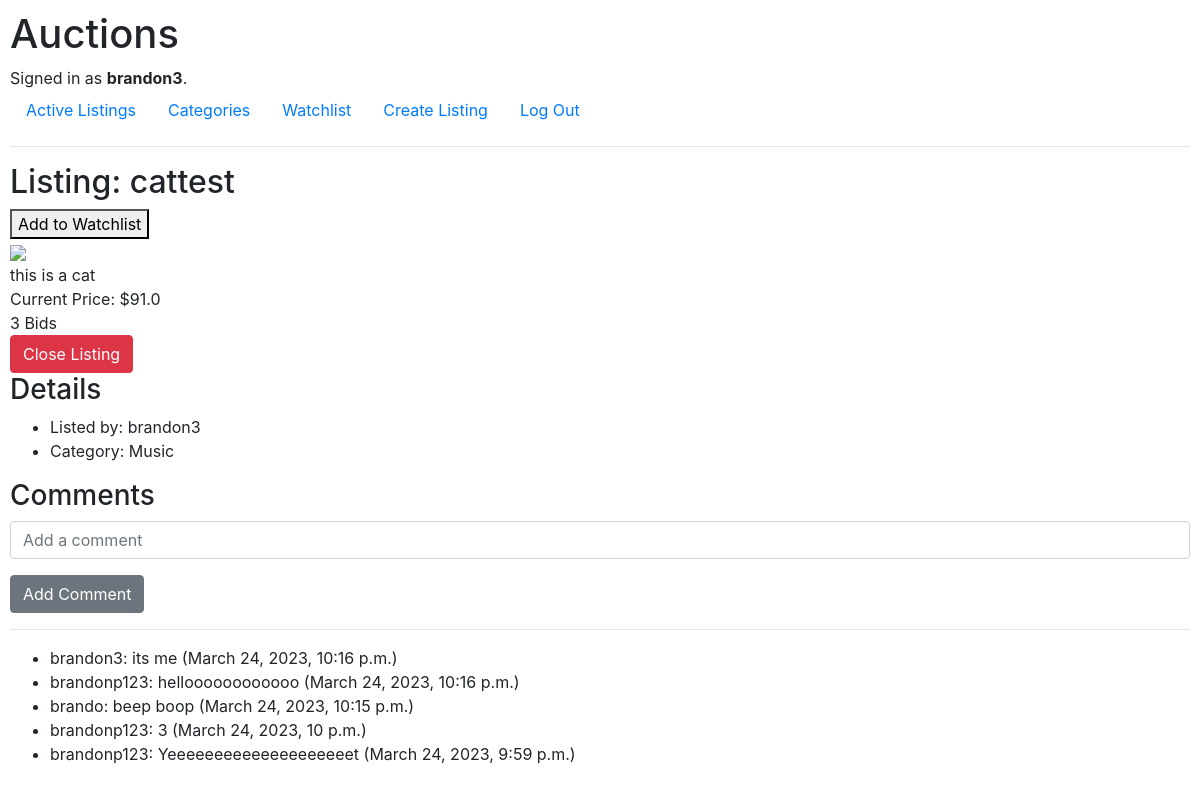
Page /listing/16 (signed in) on the committed database.
### auctions/models.py (models this page shows, shortened)
class User(AbstractUser):
    pass

class Listing(models.Model):
    title = models.CharField(max_length=50)
    description = models.CharField(max_length=1000)
    price = models.FloatField()
    image_url = models.CharField(max_length=1500, blank=True)
    is_active = models.BooleanField(default=True)
    user = models.ForeignKey(User, on_delete=models.CASCADE, blank=True, null=True, related_name="listing_user") # One user can be associated with many listings
    category = models.ForeignKey(Category, on_delete=models.CASCADE, blank=True, null=True, related_name="listing_category") # One category can be associated with many listings
    time = models.DateTimeField(auto_now_add=True) # Auto timestamp

class Category(models.Model):
    category_name = models.CharField(max_length=50)
    def __str__(self):
        return self.category_name

class Comment(models.Model):
    user = models.ForeignKey(User, on_delete=models.CASCADE, blank=True, null=True, related_name="comment_user") # One user can be associated with many comments
    listing = models.ForeignKey(Listing, on_delete=models.CASCADE, blank=True, null=True, related_name="comment_listing") # One listing can be associated with many comments
    comment = models.CharField(max_length=400)
    time = models.DateTimeField(auto_now_add=True) # Auto timestamp

### auctions/views.py (the view)
# urls.py: path("listing/<str:listing_id>", views.listing, name="listing"),
def listing(request, listing_id):
    user_id = request.user.id
    filter = {"user": user_id, "listing": listing_id}
    if len(Watchlist.objects.filter(**filter)) == 1:
        in_watchlist = True
    else:
        in_watchlist = False
    current_listing = Listing.objects.get(id=int(listing_id))
    seller = User.objects.get(id=current_listing.user.id)
    comments = Comment.objects.filter(listing=current_listing.id).order_by("-time")
    bids = Bid.objects.filter(listing=current_listing.id)
    number_of_bids = len(bids)
    if number_of_bids > 0:
        highest_bid = bids.order_by("-amount")[0]
        winner_id = highest_bid.user.id
    else:
        highest_bid = None
        winner_id = None
    return render(request, "auctions/listing.html", {
        "listing": current_listing,
        "user_id": user_id,
        "in_watchlist": in_watchlist,
        "number_of_bids": number_of_bids,
        "winner_id": winner_id,
        "bid_form": BidForm,
        "comment_form": CommentForm,
        "seller": seller,
        "comments": comments
    })

### auctions/templates/auctions/listing.html (shortened to what this page needs)
{% extends "auctions/layout.html" %}
{% block body %}
    <h2>Listing: {{ listing.title }}</h2>
    {% if user.is_authenticated and listing.is_active == True %}
        <div>
            <form action="{% url 'watchlist' %}" method="POST">
                {% if in_watchlist == True %}
                    <input type="hidden" name="watchlist_action" value="remove">
                    <button type="submit">Remove from Watchlist</button>
                {% else %}
                    <button type="submit">Add to Watchlist</button>
                {% endif %}
            </form>
        </div>
    {% endif %}
    <div>
        <img src="{{ listing.image_url }}" onerror="this.onerror=null;this.src='https://www.survivorsuk.org/wp-content/uploads/2017/01/no-image.jpg';" width="400px" height="auto">
    </div>
    <div>
        {{ listing.description }}
    </div>
    <div>
        Current Price: ${{ listing.price }}
    </div>
    <div>
        {{ number_of_bids }} Bids
    </div>
    <div>
        {% if user.is_authenticated and listing.is_active == True and user_id != seller.id %}
            <form action="{% url 'bid' %}" method="POST">
                {% csrf_token %}
                <div class="form-group">
                    {{ bid_form.amount }}
                </div>
                <button type="submit" class="btn btn-primary">Place Bid</button>
                <input type="hidden" name="listing_id" value="{{ listing.id }}">
            </form>
        {% elif user_id == seller.id and listing.is_active == True %}
            <form action="{% url 'close' %}" method="POST">
                <button type="submit" class="btn btn-danger">Close Listing</button>
            </form>
        {% endif %}
    </div>
    <div>
        <h3>Details</h3>
    </div>
    <div>
        <ul>
            <li>Listed by: {{ seller.username }}</li>
            <li>Category: {{ listing.category }}</li>
        </ul>
    </div>
    <div>
        <h3>Comments</h3>
    </div>
    <div>
        {% if user.is_authenticated and listing.is_active == True %}
            <form action="{% url 'comment' %}" method="POST">
                <div class="form-group">
                    {{ comment_form.comment }}
                </div>
                <button type="submit" class="btn btn-secondary">Add Comment</button>
            </form>
        {% endif %}
    </div>
    <hr>
    <div>
        <ul>
            {% for comment in comments %}
                <li>{{ comment.user }}: {{ comment.comment }} ({{ comment.time }})</li>
            {% endfor %}
        </ul>
    </div>
{% endblock %}

### auctions/templates/auctions/layout.html (shortened to what this page needs)
{% load static %}
<!DOCTYPE html>
<html lang="en">
    <head>
        <link rel="stylesheet" href="https://stackpath.bootstrapcdn.com/bootstrap/4.4.1/css/bootstrap.min.css">
        <link href="{% static 'auctions/styles.css' %}" rel="stylesheet">
    </head>
    <body>
        <h1>Auctions</h1>
        <div>
            {% if user.is_authenticated %}
                Signed in as <strong>{{ user.username }}</strong>.
            {% else %}
                Not signed in.
            {% endif %}
        </div>
        <ul class="nav">
            <li class="nav-item">
                <a class="nav-link" href="{% url 'index' %}">Active Listings</a>
            </li>
            <li class="nav-item">
                <a class="nav-link" href="{% url 'categories' category_arg="all" %}">Categories</a>
            </li>
            {% if user.is_authenticated %}
            <li class="nav-item">
                <a class="nav-link" href="{% url 'watchlist' %}">Watchlist</a>
            </li>
                <li class="nav-item">
                    <a class="nav-link" href="{% url 'create' %}">Create Listing</a>
                </li>
                <li class="nav-item">
                    <a class="nav-link" href="{% url 'logout' %}">Log Out</a>
                </li>
            {% endif %}
        </ul>
        <hr>
        {% block body %}
        {% endblock %}
    </body>
</html>

### auctions/static/auctions/styles.css (style rules this page uses)
body { padding: 10px; }

### rows in the picture
User: username "brandon3"
Listing: title "cattest", description "this is a cat", price "91.0", category "Music"
Comment: user "brandon3", comment "its me", time "March 24, 2023, 10:16 p.m."
Comment: user "brandonp123", comment "helloooooooooooo", time "March 24, 2023, 10:16 p.m."
Comment: user "brando", comment "beep boop", time "March 24, 2023, 10:15 p.m."
Comment: user "brandonp123", comment "3", time "March 24, 2023, 10 p.m."
Comment: user "brandonp123", comment "Yeeeeeeeeeeeeeeeeeeeet", time "March 24, 2023, 9:59 p.m."

### other values in the picture
{{ number_of_bids }} "3"
